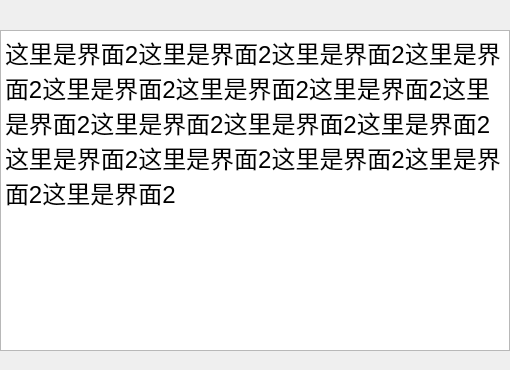
<?xml version="1.0" encoding="UTF-8"?>
<ui version="4.0">
 <class>Form3</class>
 <widget class="QWidget" name="Form3">
  <property name="geometry">
   <rect>
    <x>0</x>
    <y>0</y>
    <width>510</width>
    <height>370</height>
   </rect>
  </property>
  <property name="windowTitle">
   <string>Form</string>
  </property>
  <widget class="QTextBrowser" name="textBrowser">
   <property name="geometry">
    <rect>
     <x>0</x>
     <y>30</y>
     <width>510</width>
     <height>321</height>
    </rect>
   </property>
   <property name="html">
    <string>&lt;!DOCTYPE HTML PUBLIC &quot;-//W3C//DTD HTML 4.0//EN&quot; &quot;http://www.w3.org/TR/REC-html40/strict.dtd&quot;&gt;
&lt;html&gt;&lt;head&gt;&lt;meta name=&quot;qrichtext&quot; content=&quot;1&quot; /&gt;&lt;meta charset=&quot;utf-8&quot; /&gt;&lt;style type=&quot;text/css&quot;&gt;
p, li { white-space: pre-wrap; }
&lt;/style&gt;&lt;/head&gt;&lt;body style=&quot; font-family:'Microsoft YaHei UI'; font-size:9pt; font-weight:400; font-style:normal;&quot;&gt;
&lt;p style=&quot; margin-top:0px; margin-bottom:0px; margin-left:0px; margin-right:0px; -qt-block-indent:0; text-indent:0px;&quot;&gt;&lt;span style=&quot; font-size:18pt;&quot;&gt;这里是界面2这里是界面2这里是界面2这里是界面2这里是界面2这里是界面2这里是界面2这里是界面2这里是界面2这里是界面2这里是界面2这里是界面2这里是界面2这里是界面2这里是界面2这里是界面2&lt;/span&gt;&lt;/p&gt;&lt;/body&gt;&lt;/html&gt;</string>
   </property>
  </widget>
 </widget>
 <resources/>
 <connections/>
</ui>
